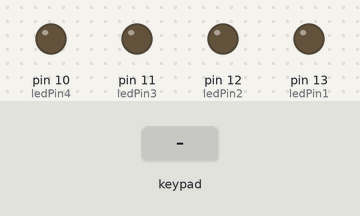
Simulated run of this sketch. Board: Arduino Uno, built with avr-gcc and run on an emulated ATmega328P. On the bench: output pins drawn as LEDs (lit = HIGH). The inputs (shaded band) are chosen by the test bench. What the sketch prints to the serial monitor is not drawn.

Above: at 1.2 s.
1.3 s: keypad keys 5 4 3 2 pressed 0.4 s apart
At 3.3 s:
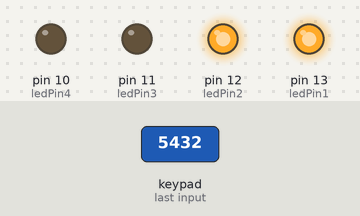
4.4 s: keypad keys 1 3 9 7 pressed 0.4 s apart
At 5.2 s:
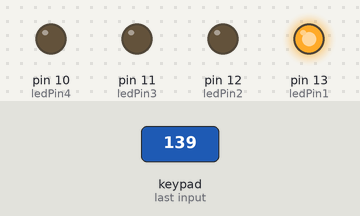
7.5 s: key '0' pressed
At 8.3 s:
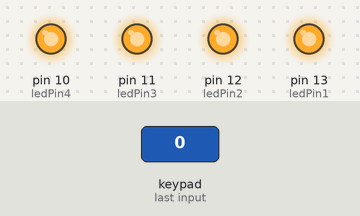
9.0 s: key '1' pressed
At 9.4 s:
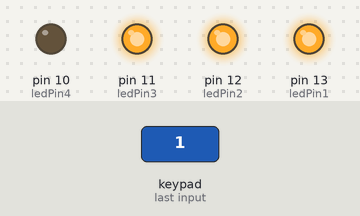
10.5 s: key '2' pressed
At 11.7 s:
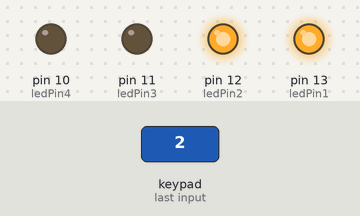
Timing chart, 0 to 13.5 s (numbered marks = the images above; inputs shaded):
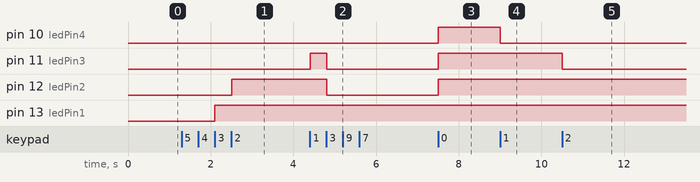

The sketch:

sketch_pt1_LED.ino
```cpp
#include <Keypad.h>

const byte ROWS = 4; //four rows
const byte COLS = 4; //four columns
char keys[ROWS][COLS] = {
  {'0','1','2','3'},
  {'4','5','6','7'},
  {'8','9','A','B'},
  {'C','D','E','F'}
};
byte rowPins[ROWS] = {9, 8, 7, 6}; //connect to the row pinouts of the keypad
byte colPins[COLS] = {5, 4, 3, 2}; //connect to the column pinouts of the keypad

const byte ledPin1 = 13;
const byte ledPin2 = 12;
const byte ledPin3 = 11;
const byte ledPin4 = 10;

Keypad keypad = Keypad( makeKeymap(keys), rowPins, colPins, ROWS, COLS );

void setup(){
  Serial.begin(9600);
  for (int i = 10; i <= 13; i++) {
    pinMode(i, OUTPUT);
  }
}

void loop(){
  char key = keypad.getKey();

  if (key != NO_KEY){
    if (key=='0'|| key=='1' || key=='2' || key=='3' || key=='4'){
      String keyPressed = String(key);
      int keyNum = keyPressed.toInt();
      for (int i = 10; i <= 13; i++) {
        if( i>=10+keyNum ){
          digitalWrite(i, HIGH);// turn LED off
        }else{
          digitalWrite(i, LOW);// turn LED on
        }
      }
    }
    else if(key=='5' || key=='6' || key=='7' || key=='8' || key=='9'){
      String keyPressed = String(key);
      String output = String(keyPressed + " LEDs are turned on!");
      int keyNum = keyPressed.toInt();
      String LEDs = "";
      for (int i = 1; i <= 9; i++) {
        if(i<=keyNum){
          LEDs = String(LEDs + "★");
        }else{
          LEDs = String(LEDs + "☆");
        }
      }
      output = String(output + LEDs);
      Serial.println(output);
    }
  }
}
```

Measured:
- after the input at 1.3 s, pin 12 (ledPin2): LOW → HIGH after 1.2 s; pin 13 (ledPin1): LOW → HIGH after 0.80 s
- after the input at 4.4 s, pin 11 (ledPin3): LOW → HIGH at once, → LOW 0.40 s later; pin 12 (ledPin2): HIGH → LOW after 0.41 s
- after the input at 7.5 s, pin 10 (ledPin4), pin 11 (ledPin3), pin 12 (ledPin2): LOW → HIGH at once
- after the input at 9.0 s, pin 10 (ledPin4): HIGH → LOW at once
- after the input at 10.5 s, pin 11 (ledPin3): HIGH → LOW at once
